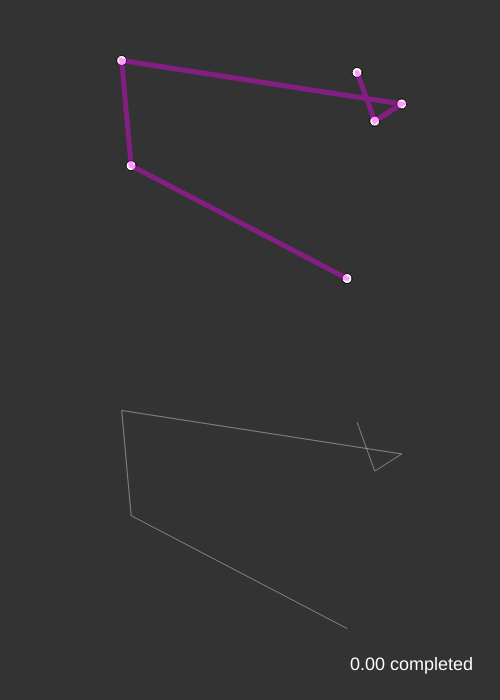
Frame 1 (no input)
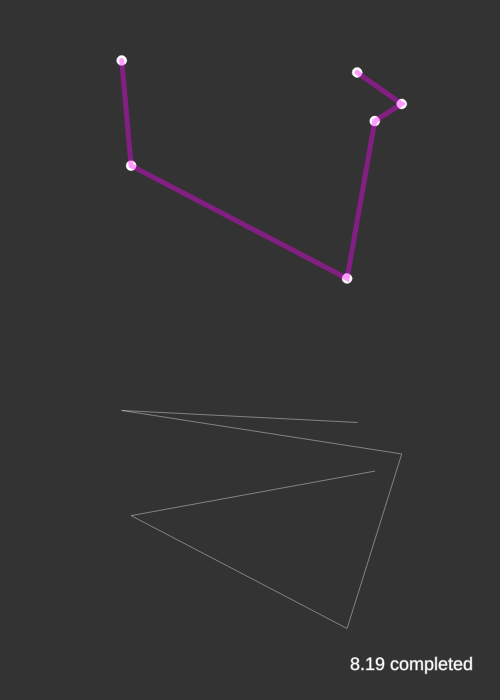
Frame 60 (no input)
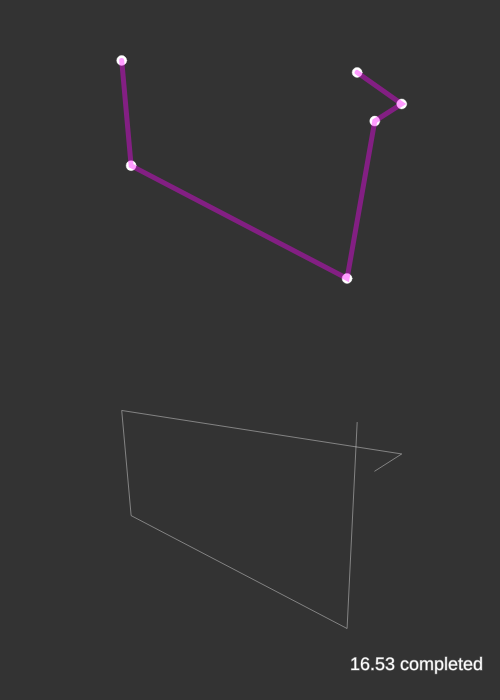
Frame 120 (the mouse pressed at the canvas centre since frame 60)

The p5.js sketch that drew these frames (run headless with seeded random() and noise() and a simulated clock; from frame 60 on, the mouse is pressed at the canvas centre):

// p5.js sketch
// ── sketch.js
let cities = []
let totalCities = 6
let recordDistance
let bestPath

let order = []
let totalPermutations
let count = 0

function setup(){
    createCanvas(500,700)
    background(51)

    for(var i = 0; i < totalCities; i++){
        var v = createVector(random(width),random(height/2))
        cities[i] = v
        order[i] = i
    }

    recordDistance = calcDistance(cities,order)  
    bestPath = order.slice()

    totalPermutations = factorial(totalCities)
    console.log(totalPermutations);
    
}

function draw(){
    background(51)
    fill(255)
    cities.forEach(city => ellipse(city.x, city.y, 10, 10))

    textSize(18)
    fill(255)
    let percent = 100 * (count / totalPermutations)
    text(nf(percent,0,2) + " completed",width / 2 + 100,height - 30)


    stroke(255,0,255,100)
    strokeWeight(5)
    noFill()
    beginShape()
    bestPath.forEach(cityId => vertex(cities[cityId].x, cities[cityId].y))
    endShape() 

    translate(0,height/2)
    stroke(255,255,255,100)
    strokeWeight(1)
    noFill()
    beginShape()
    order.forEach(cityId => vertex(cities[cityId].x, cities[cityId].y))
    endShape()  

    // order = shuffleArray(order)
    let d = calcDistance(cities,order)  
    if(d < recordDistance){
        recordDistance = d
        bestPath = order.slice()
        console.log(recordDistance);
    }

    
    nextOrder()
}

let swap = function(a,i,j){
    let temp = a[i]
    a[i] = a[j]
    a[j] = temp
}

let factorial = function(n){
    if(n == 1) return 1
    return n * factorial(n - 1)
}

let shuffleArray = function(arr){
    let shuffled = arr.map((a) => [Math.random(),a]).sort((a,b) => a[0]-b[0]).map((a) => a[1]);
    return shuffled
}

let calcDistance = function(points,order){
    let sum = 0
    for(var i = 0; i < order.length - 1; i++){
        let cityA = points[order[i]]
        let cityB = points[order[i+1]]
        let d = dist(cityA.x, cityA.y, cityB.x, cityB.y)
        sum += d
    }
    return sum
}

//lexical order permutation algo

let nextOrder = function(){

    let largestX = -1
    for(var i = 0; i < order.length - 1; i++){
        if(order[i] < order[i + 1]) largestX = i
    }
    if(largestX == -1){
        console.log('finished')
        noLoop()
    }

    let largestY = -1
    for(var i = 0; i < order.length; i++){
        if(order[largestX] < order[i]) largestY = i
    }

    swap(order,largestX,largestY)

    let endArr = order.splice(largestX + 1)
    endArr.reverse()
    order = order.concat(endArr)

    count++
}
